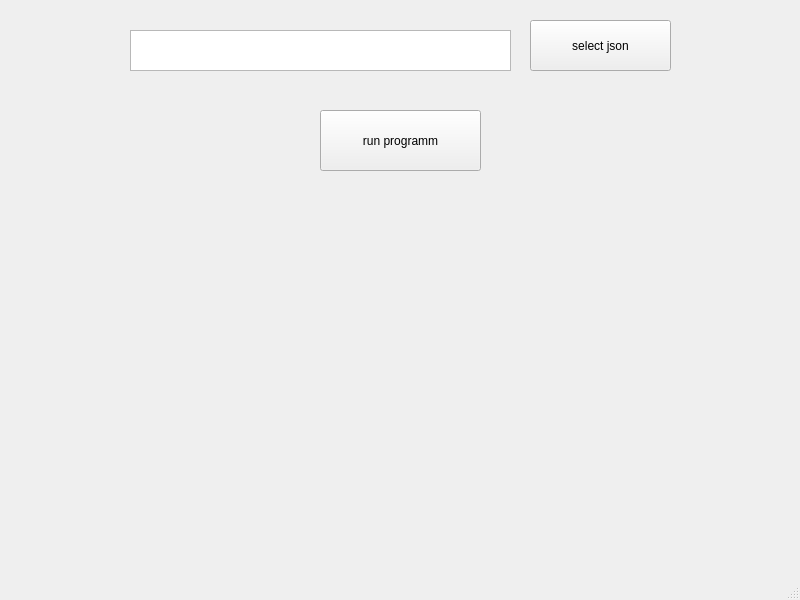
<?xml version="1.0" encoding="UTF-8"?>
<ui version="4.0">
 <class>MainWindow</class>
 <widget class="QMainWindow" name="MainWindow">
  <property name="geometry">
   <rect>
    <x>0</x>
    <y>0</y>
    <width>800</width>
    <height>600</height>
   </rect>
  </property>
  <property name="windowTitle">
   <string>MainWindow</string>
  </property>
  <widget class="QWidget" name="centralwidget">
   <widget class="QPushButton" name="selectJsonButton">
    <property name="geometry">
     <rect>
      <x>530</x>
      <y>20</y>
      <width>141</width>
      <height>51</height>
     </rect>
    </property>
    <property name="text">
     <string>select json</string>
    </property>
   </widget>
   <widget class="QPushButton" name="runButton">
    <property name="geometry">
     <rect>
      <x>320</x>
      <y>110</y>
      <width>161</width>
      <height>61</height>
     </rect>
    </property>
    <property name="text">
     <string>run programm</string>
    </property>
   </widget>
   <widget class="QTextEdit" name="jsonFilePathLineEdit">
    <property name="geometry">
     <rect>
      <x>130</x>
      <y>30</y>
      <width>381</width>
      <height>41</height>
     </rect>
    </property>
   </widget>
  </widget>
  <widget class="QMenuBar" name="menubar">
   <property name="geometry">
    <rect>
     <x>0</x>
     <y>0</y>
     <width>800</width>
     <height>24</height>
    </rect>
   </property>
  </widget>
  <widget class="QStatusBar" name="statusbar"/>
 </widget>
 <resources/>
 <connections/>
</ui>
